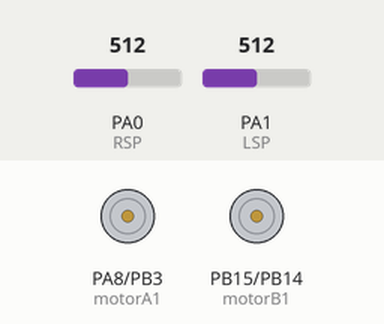
Recording of a sketch running on a simulated STM32 Blue Pill. On the bench: motor-driver pin pairs drawn as motors (green arrow = first pin HIGH = forward, orange = second pin HIGH = backward, longer = more drive). The inputs (shaded band) are chosen by the test bench; at power-on: PA0 (RSP) = 512, PA1 (LSP) = 512.

Above: at 1.2 s.
1.3 s: PA0 (RSP) set to 56
2.8 s: PA0 (RSP) set to 45
At 3.1 s:
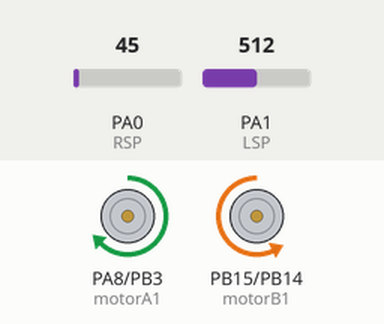
4.3 s: PA1 (LSP) set to 54
5.8 s: PA1 (LSP) set to 46
At 6.6 s:
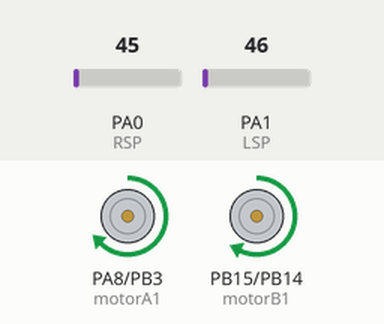
7.3 s: PA0 (RSP) set to 122
At 7.7 s:
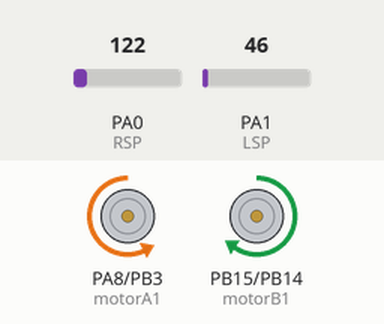
Timing chart, 0 to 9.8 s (numbered marks = the images above; inputs shaded):
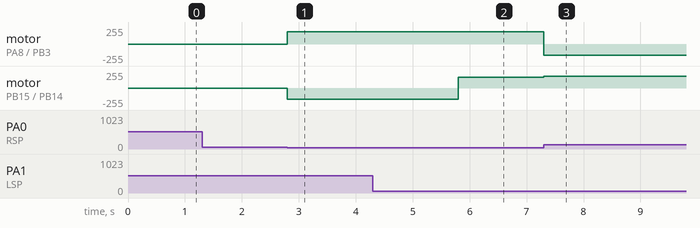

The sketch:

5482526_assignment_3.ino
```cpp
/**
* Student name: Ariel Potolski Eilat
* Student number: 5482526
*
*/

// Motor pins
const uint32_t motorA1 = PA8; //move front
const uint32_t motorA2 = PB3; //move back
const uint32_t motorB1 = PB15; //move front
const uint32_t motorB2 = PB14; //move back

// sensor pins (orientation by looking from the back)
const uint32_t RSP = PA0; // sensor on the same side as motorA
const uint32_t LSP = PA1; // sensor on the same side as motorB

// threashold between white and black
uint32_t thre = 50;  // less than or equal to this is white, more is black

void setup() {
  pinMode(motorA1, OUTPUT);
  pinMode(motorA2, OUTPUT);
  pinMode(motorB1, OUTPUT);
  pinMode(motorB2, OUTPUT);
  pinMode(RSP, INPUT);
  pinMode(LSP, INPUT);
}

void loop() {
  int LSA = analogRead(LSP);  // read the values received by the left sensor
  int RSA = analogRead(RSP);  // read the values received by the right sensor

  if (LSA <= thre && RSA <= thre) {  // both are on white
    // straight
    analogWrite(motorA1, 185);
    analogWrite(motorA2, 0);
    analogWrite(motorB1, 165);
    analogWrite(motorB2, 0);
    delayMicroseconds(2);
  } else if (LSA > thre && RSA <= thre) { // left sensor is on the line
    // adjust to the left
    analogWrite(motorA1, 185);
    analogWrite(motorA2, 0);
    analogWrite(motorB1, 0);
    analogWrite(motorB2, 165);
    delayMicroseconds(2);
  } else if (RSA > thre && LSA <= thre) { // right sensor is on the line
    //adjust to the right
    analogWrite(motorA1, 0);
    analogWrite(motorA2, 165);
    analogWrite(motorB1, 175);
    analogWrite(motorB2, 0);
    delayMicroseconds(2);
  }
}
```

Measured:
- the behaviour switches between 51 and 50 on PA0 (RSP) (found by bisection; images 0 and 1)
- the behaviour switches between 51 and 50 on PA1 (LSP) (found by bisection; images 1 and 2)
- after the input at 1.3 s, every drawn part: stays the same
- after the input at 2.8 s, motor on PA8 (motorA1) / PB3 (motorA2): stopped → forward 185/255 at once; motor on PB15 (motorB1) / PB14 (motorB2): stopped → backward 165/255 at once
- after the input at 4.3 s, every drawn part: stays the same
- after the input at 5.8 s, motor on PB15 (motorB1) / PB14 (motorB2): backward 165/255 → forward 165/255 at once
- after the input at 7.3 s, motor on PA8 (motorA1) / PB3 (motorA2): forward 185/255 → backward 165/255 at once; motor on PB15 (motorB1) / PB14 (motorB2): forward 165/255 → forward 175/255 at once
